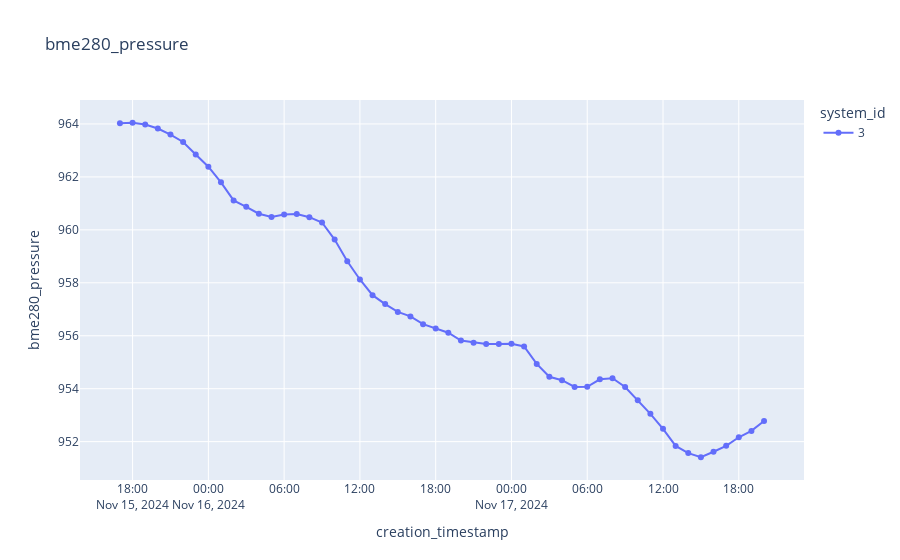

This figure's notebook cell:
### Code cell
plot_sensor_measurement(df,sensor_id,col_name="bme280_pressure",filter=filter)
